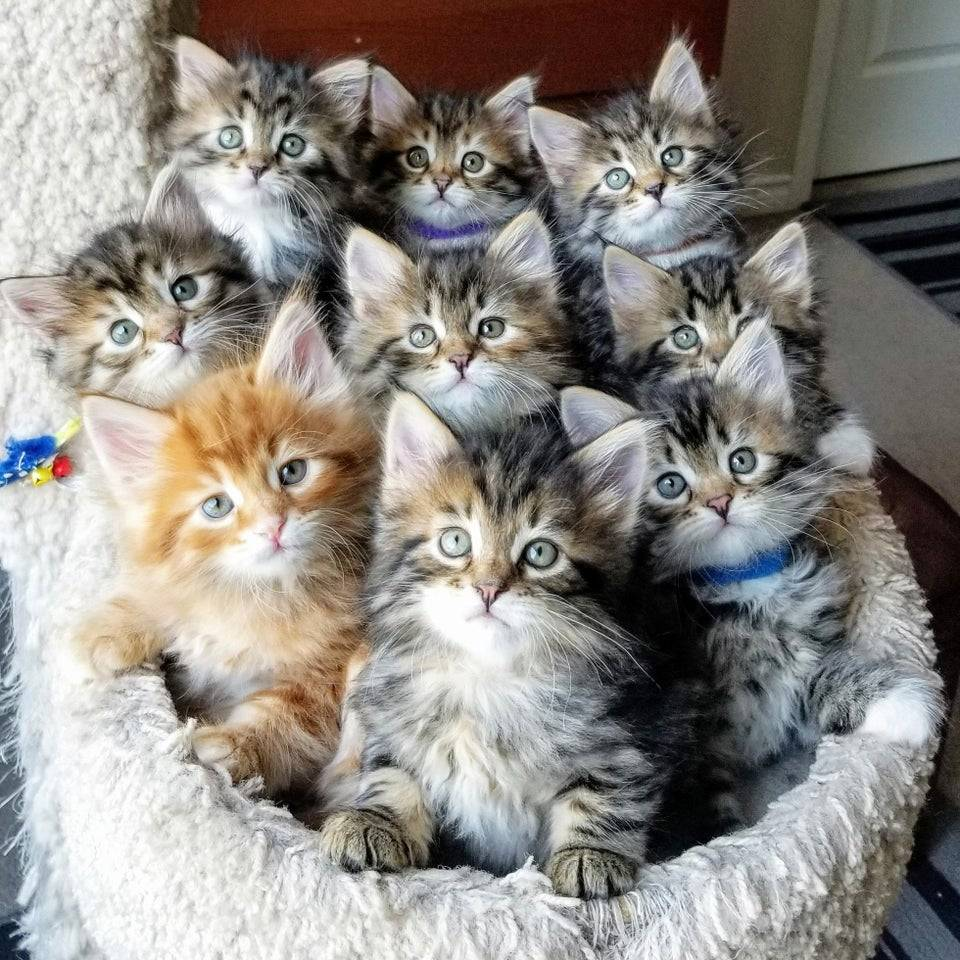
#> input picture PR2/cats.jpg, 960 x 960 px, given in place of the camera
$ python filterHard_pz2_video.py
#> lines starting #> are read from the running program, lines starting #| are printed output that depends on the picture; after the words box and inside, x2 and y2 are one past the last pixel; in counts of white or black regions, pixels touching at a corner belong together
import cv2

cap = cv2.VideoCapture(0)
while True:
    ret, frame = cap.read()
#> frame is the input picture: shape (960, 960, 3); mean B, G, R 132.5, 137.8, 142.2

    hsv_frame = cv2.cvtColor(frame, cv2.COLOR_BGR2HSV)
#> hsv_frame: shape (960, 960, 3); mean H, S, V 50.3, 43.4, 146.3
    h, s, v = cv2.split(hsv_frame)
    min_threshold = 100
    max_threshold = 200
    binary_mask = cv2.inRange(v, min_threshold, max_threshold)
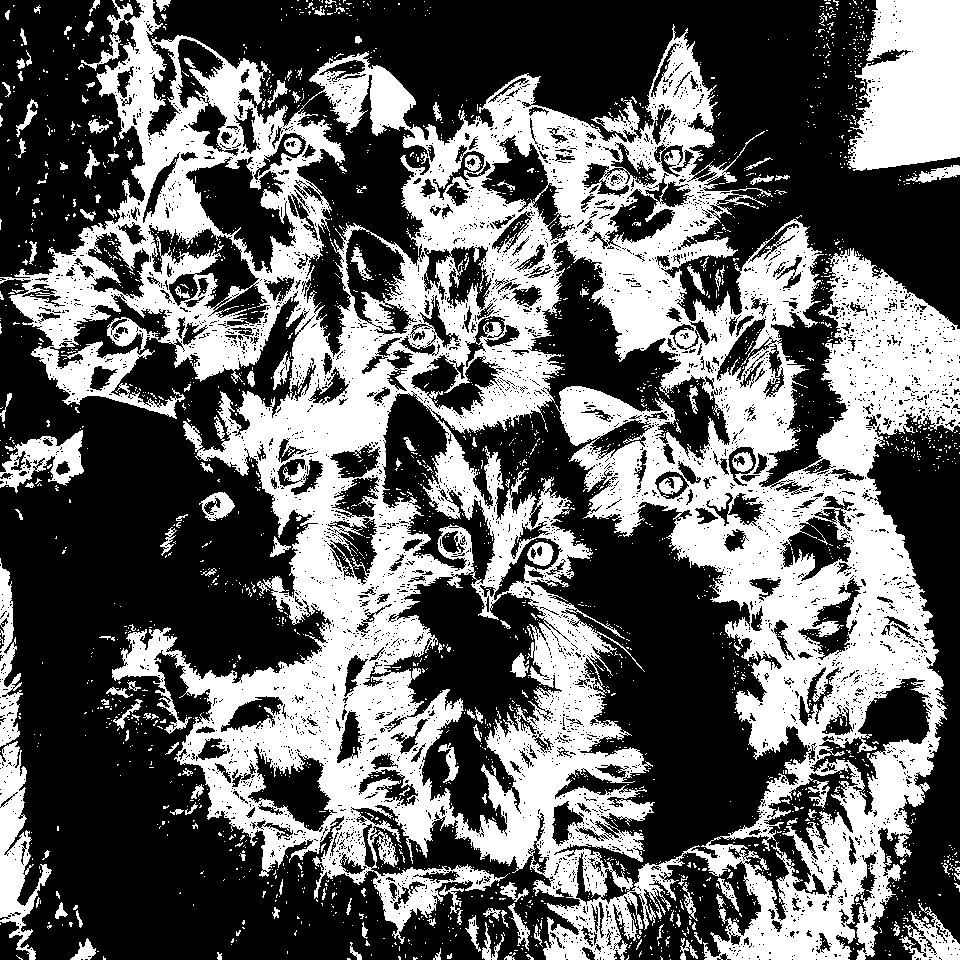
#> binary_mask: shape (960, 960); 39.9% white; 2631 white regions (2458 under 20 px), largest, box (x1, y1, x2, y2) and area: (0, 0, 960, 960) 321725, (847, 0, 960, 171) 15343, (0, 741, 52, 960) 4616
    segmented_object = cv2.bitwise_and(frame, frame, mask=binary_mask)
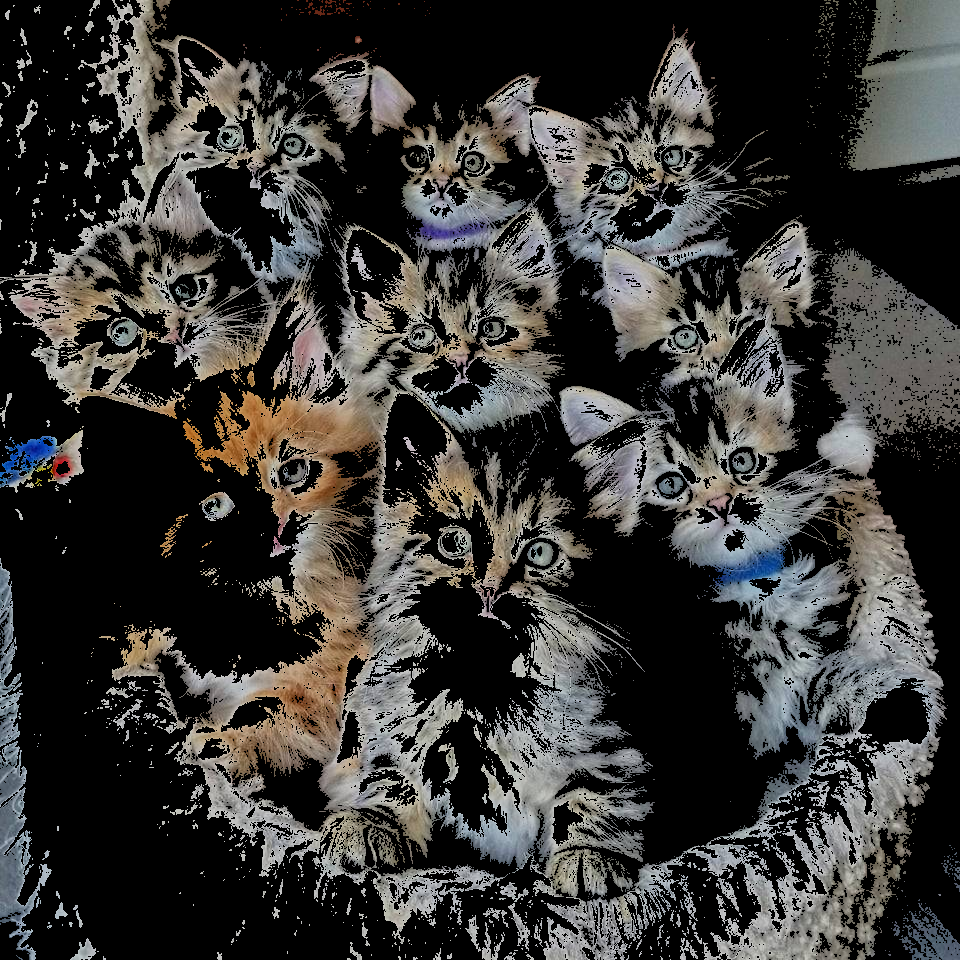
#> segmented_object: shape (960, 960, 3); mean B, G, R 54.4, 56.5, 57.7
    blurred_image = cv2.GaussianBlur(v, (49, 49), 0)
    edges_subtraction = v - blurred_image
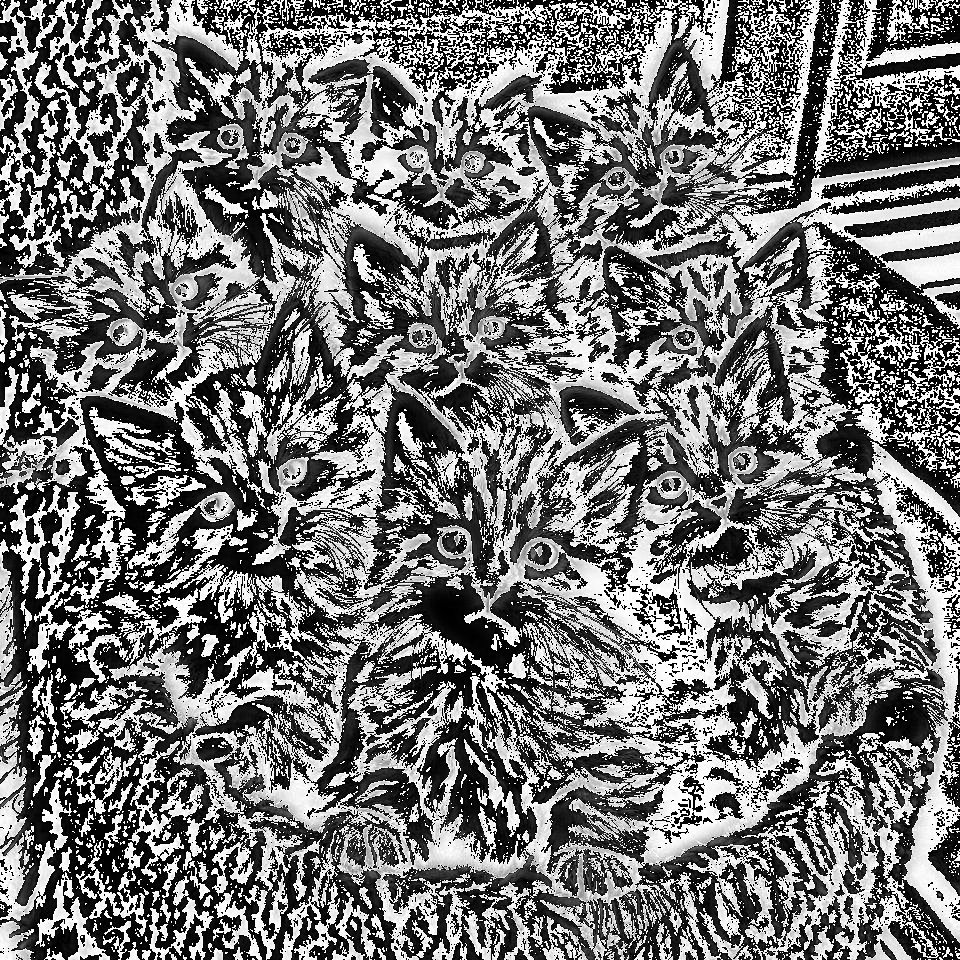
#> edges_subtraction: shape (960, 960); min 0, max 255, mean 117.7
    edges_canny = cv2.Canny(v, 50, 150)
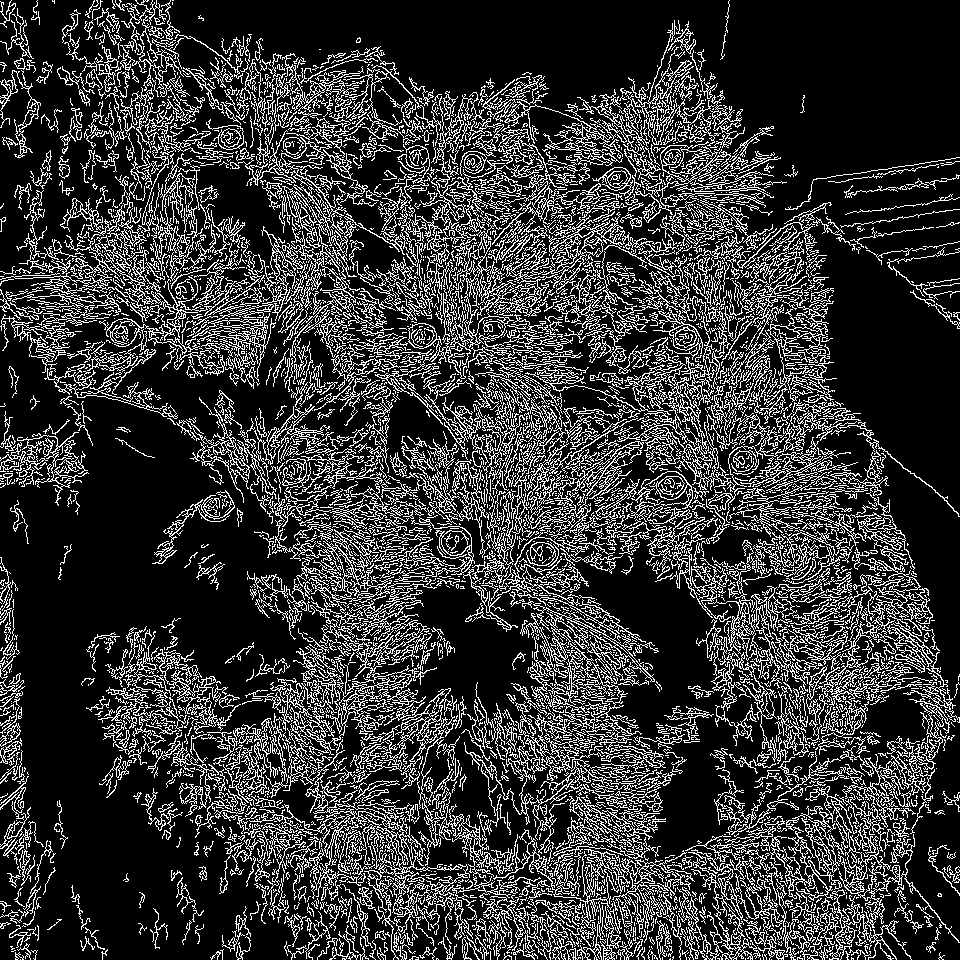
#> edges_canny: shape (960, 960); 21% white in thin lines or dots

    cv2.imshow('Исходное изображение', frame)
    cv2.imshow('Сегментированный объект', segmented_object)
    cv2.imshow('Выделением границ вычитанием', edges_subtraction)
    cv2.imshow('Фильтр Canny', edges_canny)

    if cv2.waitKey(1) & 0xFF == ord('q'):
#> (key q is pressed here)
        break

cap.release()
cv2.destroyAllWindows()
